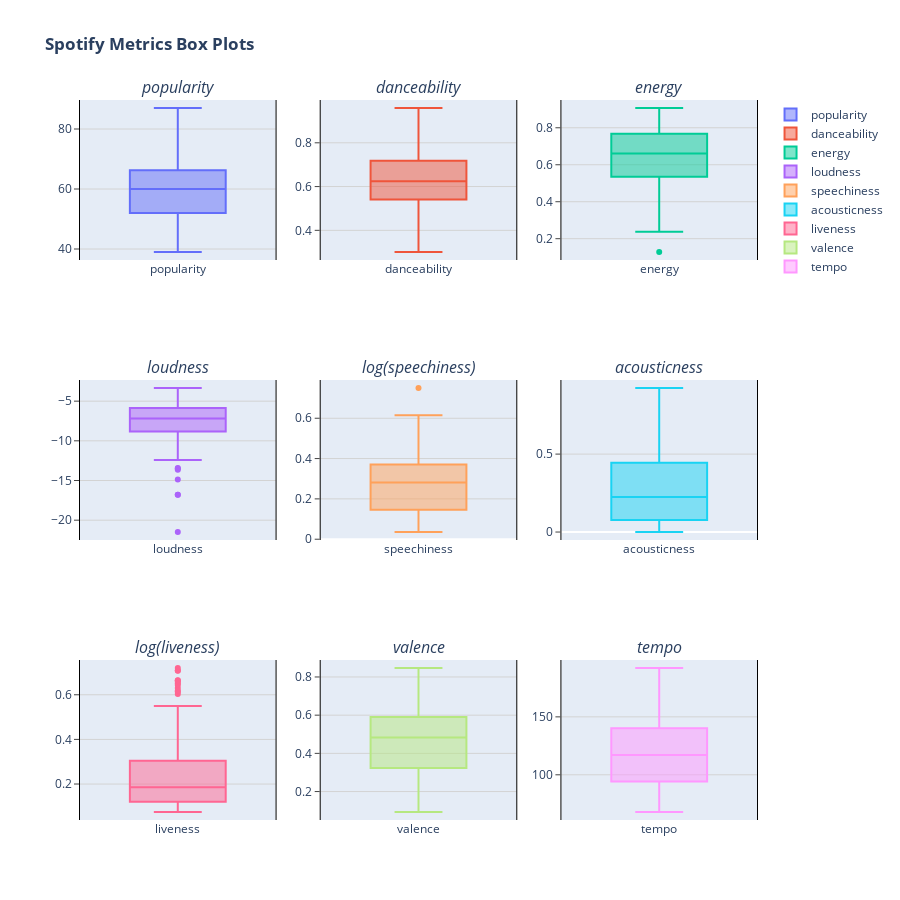

Notebook source saved alongside this figure:
### Code cell
# Box Plots
fig=make_subplots(rows=3,cols=3,subplot_titles=('<i>popularity', '<i>danceability', '<i>energy', 
                                                '<i>loudness', '<i>log(speechiness)', '<i>acousticness', 
                                                '<i>log(liveness)', '<i>valence', '<i>tempo'))
                                            
fig.add_trace(go.Box(y=df['popularity'].values, name=df['popularity'].name), 1,1)
fig.add_trace(go.Box(y=df['danceability'].values, name=df['danceability'].name), 1,2)
fig.add_trace(go.Box(y=df['energy'].values, name=df['energy'].name), 1,3)
fig.add_trace(go.Box(y=df['loudness'].values, name=df['loudness'].name), 2,1)
fig.add_trace(go.Box(y=df['speechiness'].values, name=df['speechiness'].name), 2,2)
fig.add_trace(go.Box(y=df['acousticness'].values, name=df['acousticness'].name), 2,3)
fig.add_trace(go.Box(y=df['liveness'].values, name=df['liveness'].name), 3,1)
fig.add_trace(go.Box(y=df['valence'].values, name=df['valence'].name), 3,2)
fig.add_trace(go.Box(y=df['tempo'].values, name=df['tempo'].name), 3,3)

fig.update_yaxes(
    mirror=True,
    ticks='outside',
    showline=True,
    linecolor='black',
    gridcolor='lightgrey'
)

fig.update_layout(height=900,width=900,title_text='<b>Spotify Metrics Box Plots')

### Figure 1 — Plotly figure (JSON) as saved in the notebook; plotly's stock layout.template omitted (floating-point values rounded to 4 significant figures; data arrays with more than 128 entries replaced by an {"elided": "..."} marker saying what was removed)
{"data": [{"name": "popularity", "type": "box", "xaxis": "x", "y": {"elided": "129 int values"}, "yaxis": "y"}, {"name": "danceability", "type": "box", "xaxis": "x2", "y": {"elided": "129 float values"}, "yaxis": "y2"}, {"name": "energy", "type": "box", "xaxis": "x3", "y": {"elided": "129 float values"}, "yaxis": "y3"}, {"name": "loudness", "type": "box", "xaxis": "x4", "y": {"elided": "129 float values"}, "yaxis": "y4"}, {"name": "speechiness", "type": "box", "xaxis": "x5", "y": {"elided": "129 float values"}, "yaxis": "y5"}, {"name": "acousticness", "type": "box", "xaxis": "x6", "y": {"elided": "129 float values"}, "yaxis": "y6"}, {"name": "liveness", "type": "box", "xaxis": "x7", "y": {"elided": "129 float values"}, "yaxis": "y7"}, {"name": "valence", "type": "box", "xaxis": "x8", "y": {"elided": "129 float values"}, "yaxis": "y8"}, {"name": "tempo", "type": "box", "xaxis": "x9", "y": {"elided": "129 float values"}, "yaxis": "y9"}], "layout": {"annotations": [{"font": {"size": 16}, "showarrow": false, "text": "<i>popularity", "x": 0.1444, "xanchor": "center", "xref": "paper", "y": 1, "yanchor": "bottom", "yref": "paper"}, {"font": {"size": 16}, "showarrow": false, "text": "<i>danceability", "x": 0.5, "xanchor": "center", "xref": "paper", "y": 1, "yanchor": "bottom", "yref": "paper"}, {"font": {"size": 16}, "showarrow": false, "text": "<i>energy", "x": 0.8556, "xanchor": "center", "xref": "paper", "y": 1, "yanchor": "bottom", "yref": "paper"}, {"font": {"size": 16}, "showarrow": false, "text": "<i>loudness", "x": 0.1444, "xanchor": "center", "xref": "paper", "y": 0.6111, "yanchor": "bottom", "yref": "paper"}, {"font": {"size": 16}, "showarrow": false, "text": "<i>log(speechiness)", "x": 0.5, "xanchor": "center", "xref": "paper", "y": 0.6111, "yanchor": "bottom", "yref": "paper"}, {"font": {"size": 16}, "showarrow": false, "text": "<i>acousticness", "x": 0.8556, "xanchor": "center", "xref": "paper", "y": 0.6111, "yanchor": "bottom", "yref": "paper"}, {"font": {"size": 16}, "showarrow": false, "text": "<i>log(liveness)", "x": 0.1444, "xanchor": "center", "xref": "paper", "y": 0.2222, "yanchor": "bottom", "yref": "paper"}, {"font": {"size": 16}, "showarrow": false, "text": "<i>valence", "x": 0.5, "xanchor": "center", "xref": "paper", "y": 0.2222, "yanchor": "bottom", "yref": "paper"}, {"font": {"size": 16}, "showarrow": false, "text": "<i>tempo", "x": 0.8556, "xanchor": "center", "xref": "paper", "y": 0.2222, "yanchor": "bottom", "yref": "paper"}], "height": 900, "title": {"text": "<b>Spotify Metrics Box Plots"}, "width": 900, "xaxis": {"anchor": "y", "domain": [0, 0.2889]}, "xaxis2": {"anchor": "y2", "domain": [0.3556, 0.6444]}, "xaxis3": {"anchor": "y3", "domain": [0.7111, 1]}, "xaxis4": {"anchor": "y4", "domain": [0, 0.2889]}, "xaxis5": {"anchor": "y5", "domain": [0.3556, 0.6444]}, "xaxis6": {"anchor": "y6", "domain": [0.7111, 1]}, "xaxis7": {"anchor": "y7", "domain": [0, 0.2889]}, "xaxis8": {"anchor": "y8", "domain": [0.3556, 0.6444]}, "xaxis9": {"anchor": "y9", "domain": [0.7111, 1]}, "yaxis": {"anchor": "x", "domain": [0.7778, 1], "gridcolor": "lightgrey", "linecolor": "black", "mirror": true, "showline": true, "ticks": "outside"}, "yaxis2": {"anchor": "x2", "domain": [0.7778, 1], "gridcolor": "lightgrey", "linecolor": "black", "mirror": true, "showline": true, "ticks": "outside"}, "yaxis3": {"anchor": "x3", "domain": [0.7778, 1], "gridcolor": "lightgrey", "linecolor": "black", "mirror": true, "showline": true, "ticks": "outside"}, "yaxis4": {"anchor": "x4", "domain": [0.3889, 0.6111], "gridcolor": "lightgrey", "linecolor": "black", "mirror": true, "showline": true, "ticks": "outside"}, "yaxis5": {"anchor": "x5", "domain": [0.3889, 0.6111], "gridcolor": "lightgrey", "linecolor": "black", "mirror": true, "showline": true, "ticks": "outside"}, "yaxis6": {"anchor": "x6", "domain": [0.3889, 0.6111], "gridcolor": "lightgrey", "linecolor": "black", "mirror": true, "showline": true, "ticks": "outside"}, "yaxis7": {"anchor": "x7", "domain": [0, 0.2222], "gridcolor": "lightgrey", "linecolor": "black", "mirror": true, "showline": true, "ticks": "outside"}, "yaxis8": {"anchor": "x8", "domain": [0, 0.2222], "gridcolor": "lightgrey", "linecolor": "black", "mirror": true, "showline": true, "ticks": "outside"}, "yaxis9": {"anchor": "x9", "domain": [0, 0.2222], "gridcolor": "lightgrey", "linecolor": "black", "mirror": true, "showline": true, "ticks": "outside"}}}
